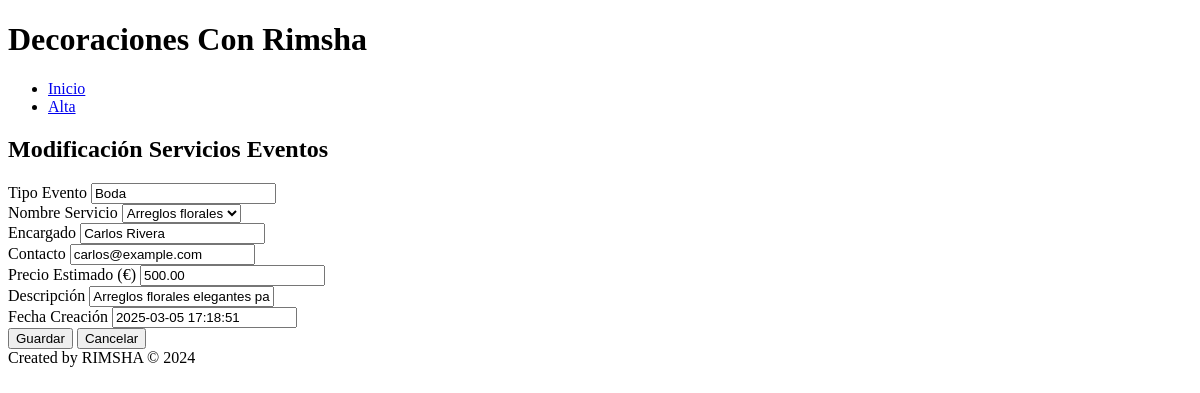
/edit.php?id_servicio=2, run on an earlier commit of the app's database.
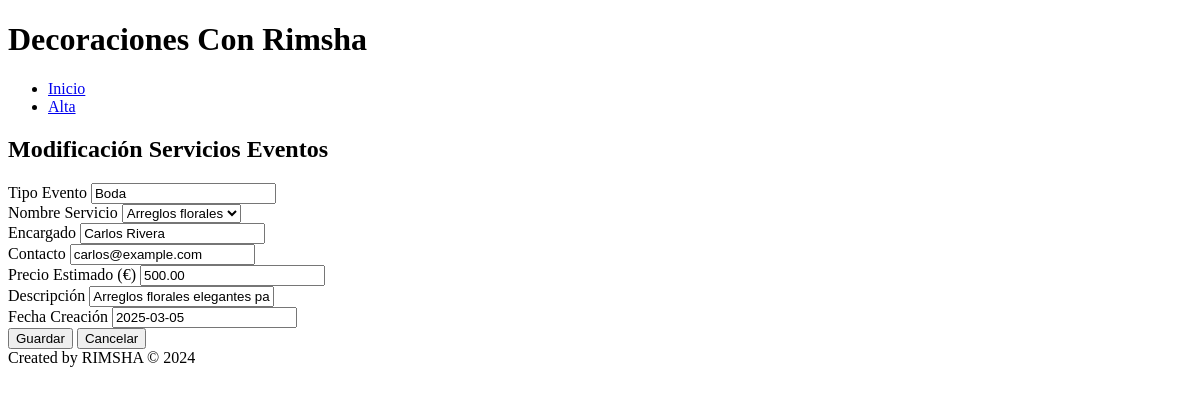
And on a later commit of the database.
### tables this page shows
CREATE TABLE servicios_eventos (
    id_servicio INT PRIMARY KEY AUTO_INCREMENT,
    tipo_evento VARCHAR(50) NOT NULL,
    nombre_servicio VARCHAR(100) NOT NULL,
    encargado VARCHAR(100) NOT NULL,
    contacto VARCHAR(50) NOT NULL,
    precio_estimado DECIMAL(10,2) NOT NULL,
    descripcion TEXT,
    fecha_creacion  DATE DEFAULT (CURRENT_DATE)
);

### src/edit.php (the view, shortened to what this page needs)
<?php
include_once("config.php");
?>
<!DOCTYPE html>
<html>
<head>
</head>
<body>
<div>
	<header>
		<h1>Decoraciones Con Rimsha</h1>
	</header>
	<main>
	<ul>
		<li><a href="index.php" >Inicio</a></li>
		<li><a href="add.html" >Alta</a></li>
	</ul>
	<h2>Modificación Servicios Eventos</h2>
<?php
$id_servicio = $_GET['id_servicio'];
$id_servicio = $mysqli->real_escape_string($id_servicio);
$resultado = $mysqli->query("SELECT tipo_evento, nombre_servicio, encargado, contacto, precio_estimado, descripcion, fecha_creacion FROM servicios_eventos WHERE id_servicio = $id_servicio");
$fila = $resultado->fetch_array();
$tipo_evento = $fila['tipo_evento'];
$nombre_servicio = $fila['nombre_servicio'];
$encargado = $fila['encargado'];
$contacto = $fila['contacto'];
$precio_estimado = $fila['precio_estimado'];
$descripcion = $fila['descripcion'];
$fecha_creacion = $fila['fecha_creacion'];
?>
	<form action="edit_action.php" method="post">
		<div>
			<label for="tipo_evento">Tipo Evento</label>
			<input type="text" name="tipo_evento" id="tipo_evento" value="<?php echo $tipo_evento;?>" required>
		</div>
		<div>
			<label for="nombre_servicio">Nombre Servicio</label>
			<select name="nombre_servicio" id="nombre_servicio" required>
				<option value="<?php echo $nombre_servicio;?>" selected><?php echo $nombre_servicio;?></option>
			</select>
		</div>
		<div>
			<label for="encargado">Encargado</label>
			<input type="text" name="encargado" id="encargado" value="<?php echo $encargado;?>" required>
		</div>
		<div>
			<label for="contacto">Contacto</label>
			<input type="text" name="contacto" id="contacto" value="<?php echo $contacto;?>" required>
		</div>
		<div>
			<label for="precio_estimado">Precio Estimado (€)</label>
			<input type="number" name="precio_estimado" id="precio_estimado" value="<?php echo $precio_estimado;?>" required>
		</div>
		<div>
			<label for="descripcion">Descripción</label>
			<input type="text" name="descripcion" id="descripcion" value="<?php echo $descripcion;?>" required>
		</div>
		<div>
			<label for="fecha_creacion">Fecha Creación</label>
			<input type="text" name="fecha_creacion" id="fecha_creacion" value="<?php echo $fecha_creacion;?>" required>
		</div>
		<div>
			<input type="submit" name="modifica" value="Guardar">
			<input type="button" value="Cancelar" onclick="location.href='index.php'">
		</div>
	</form>
	</main>
	<footer>
		Created by RIMSHA &copy; 2024
  	</footer>
</div>
</body>
</html>

What changed in the data, as far as the page shows it:
changed servicios_eventos "Boda": fecha_creacion "2025-03-05 17:18:51" → "2025-03-05"
